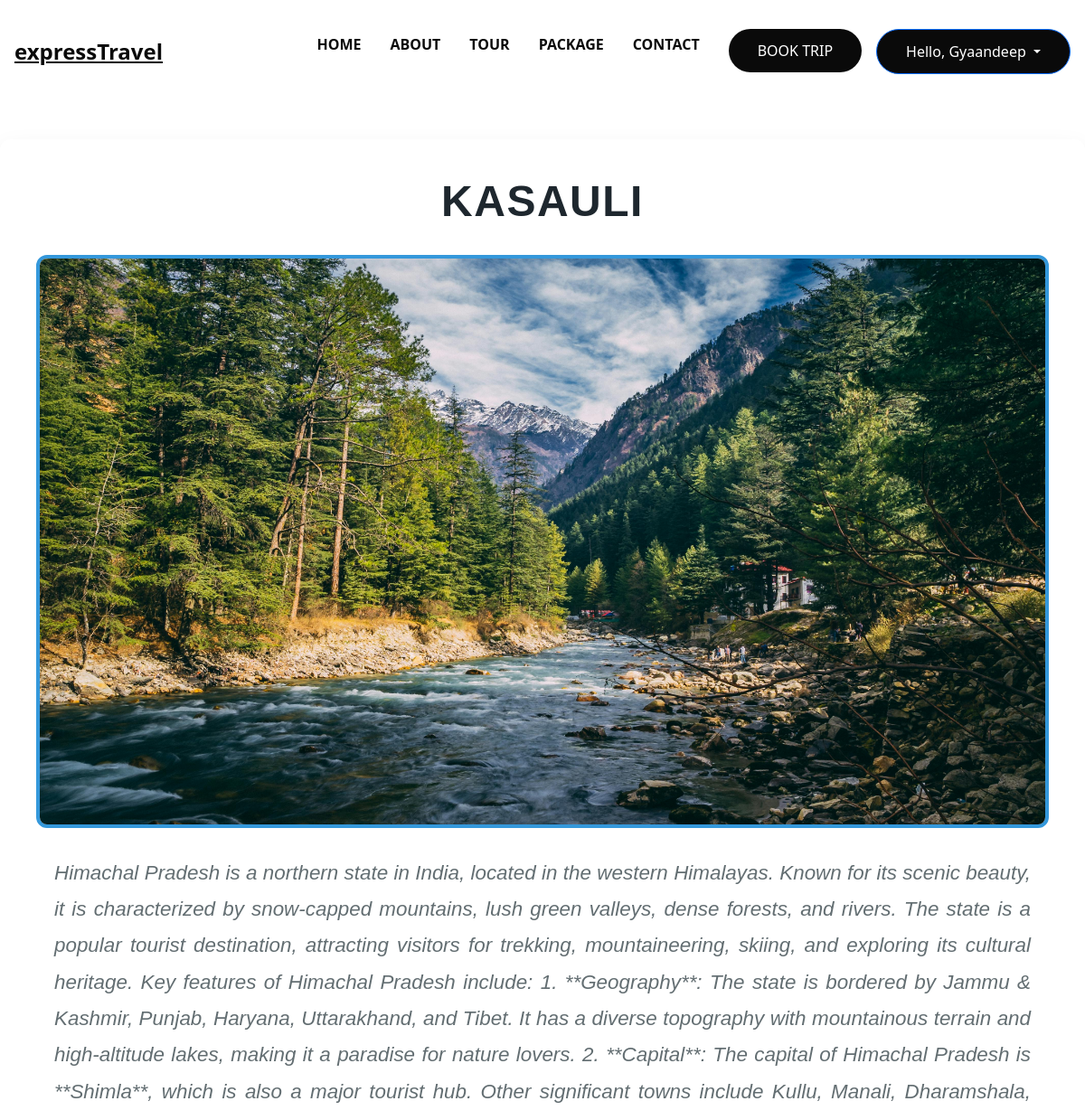
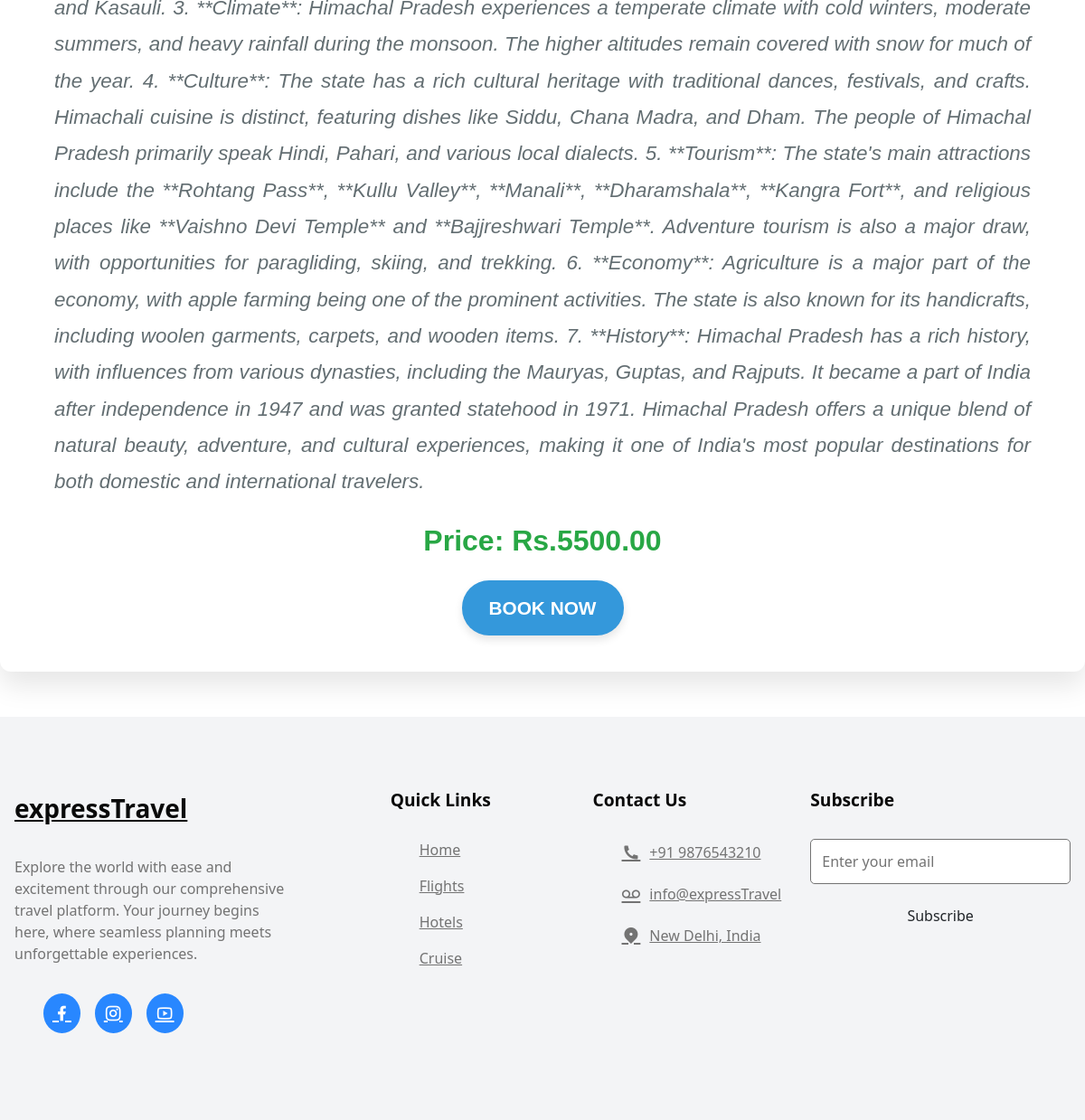
Page /tour/1/ (signed in) on the committed database (2 pictures, top to bottom).
### tour/models.py (models this page shows, shortened)
class Tour(models.Model):
    destination = models.ForeignKey(Destination, on_delete=models.CASCADE)
    tour_name = models.CharField(max_length=100)
    start_date = models.DateField()
    end_date = models.DateField()
    price = models.DecimalField(max_digits=10, decimal_places=2)
    description = models.TextField()
    image = models.ImageField(upload_to='tours/', null=True, blank=True)

### tour/views.py (the view)
# urls.py: path('tour/<int:tour_id>/', tour_detail, name='tour_detail'),
def tour_detail(request, tour_id):
    tour = get_object_or_404(Tour, id=tour_id)
    return render(request, 'tour_detail.html', {'tour': tour})

### tour/templates/tour_detail.html (shortened to what this page needs)
{% extends "base.html" %}
{% load static %}
{% block content %}
  <div class="tour-container">
    <h1 class="tour-title">{{ tour.tour_name }}</h1>
    {% if tour.image %}
      <img src="{{ tour.image.url }}" alt="{{ tour.tour_name }}" class="tour-image">
    {% endif %}
    <p class="tour-description">{{ tour.description }}</p>
    <p class="tour-price">Price: Rs.{{ tour.price }}</p>
    <a href="{% url 'tour:book_tour' tour.id %}" class="book-link">
      <button class="btn-pri">BOOK NOW</button>
    </a>
  </div>
{% endblock %}

### tour/templates/base.html (shortened to what this page needs)
{% load static %}
<!DOCTYPE html>
<html lang="en">
<head>
    <link rel="stylesheet" href="{% static 'assest/home.css' %}">
    <link href="https://cdn.jsdelivr.net/npm/remixicon@4.3.0/fonts/remixicon.css" rel="stylesheet" />
    <link rel="stylesheet" href="https://cdn.jsdelivr.net/npm/swiper@11/swiper-bundle.min.css"/>
    <link rel="stylesheet" href="https://cdnjs.cloudflare.com/ajax/libs/font-awesome/6.1.1/css/all.min.css">
    <link href="https://cdn.jsdelivr.net/npm/bootstrap@5.2.3/dist/css/bootstrap.min.css" rel="stylesheet">
</head>
<body>
    <nav>
        <div class="nav__header">
            <div class="nav__logo">
                <a href="{% url 'tour:home' %}" class="logo">expressTravel</a>
            </div>
        </div>
        <ul class="nav__links" id="nav-links">
            <li><a href="{% url 'tour:home' %}">HOME</a></li>
            <li><a href="#about">ABOUT</a></li>
            <li><a href="{% url 'tour:tour_list' %}">TOUR</a></li>
            <li><a href="#package">PACKAGE</a></li>
            <li><a href="#contact">CONTACT</a></li>
        </ul>
        <div class="nav__btns">
            <a href="{% url 'tour:tour_list' %}">
                <button class="btn-btn">BOOK TRIP</button>
            </a>
            <div class="btn-group">
                <button type="button" class="btn btn-primary btn-sm dropdown-toggle rounded-pill fs-6" data-bs-toggle="dropdown" aria-expanded="false">
                    {% if request.user.is_authenticated %}
                        Hello, {{ request.user.username }}
                    {% else %}
                        ADD WITH US
                    {% endif %}
                </button>
            </div>
        </div>
    </nav>
    <main>
        {% block content %}
        {% endblock %}
    </main>
    <footer id="contact">
        <div class="section__container footer__container">
            <div class="footer__col">
                <div class="footer__logo">
                    <a href="{% url 'tour:home' %}" class="logo">expressTravel</a>
                </div>
                <p>
                    Explore the world with ease and excitement through our comprehensive
                    travel platform. Your journey begins here, where seamless planning
                    meets unforgettable experiences.
                </p>
                <ul class="footer__socials">
                    <li><a href="#"><i class="ri-facebook-fill"></i></a></li>
                    <li><a href="#"><i class="ri-instagram-line"></i></a></li>
                    <li><a href="#"><i class="ri-youtube-line"></i></a></li>
                </ul>
            </div>
            <div class="footer__col">
                <h4>Quick Links</h4>
                <ul class="footer__links">
                    <li><a href="#">Home</a></li>
                    <li><a href="#">Flights</a></li>
                    <li><a href="#">Hotels</a></li>
                    <li><a href="#">Cruise</a></li>
                </ul>
            </div>
            <div class="footer__col">
                <h4>Contact Us</h4>
                <ul class="footer__links">
                    <li><a href="#"><span><i class="ri-phone-fill"></i></span> +91 9876543210</a></li>
                    <li><a href="#"><span><i class="ri-record-mail-line"></i></span> info@expressTravel</a></li>
                    <li><a href="#"><span><i class="ri-map-pin-2-fill"></i></span> New Delhi, India</a></li>
                </ul>
            </div>
            <div class="footer__col">
                <h4>Subscribe</h4>
                <form action="/"><input type="text" placeholder="Enter your email" /><button class="btn">Subscribe</button></form>
            </div>
        </div>
    </footer>
</body>
</html>

### tour/static/assest/home.css (style rules this page uses)
:root { --primary-color: #2887ff; --primary-color-dark: #2476da; --text-dark: #0a0a0a; --text-light: #737373; --extra-light: #f3f4f6; --white: #ffffff; --max-width: 1200px; }
* { padding: 0; margin: 0; box-sizing: border-box; }
.section__container { max-width: var(--max-width); margin: auto; padding: 5rem 1rem; }
.btn-btn, .dropdown-menu { padding: 0.75rem 1.5rem; outline: none; border: none; font-size: 1rem; white-space: nowrap; color: var(--white); background-color: var(--primary-color); border-radius: 5rem; transition: 0.3s; cursor: pointer; }
.logo { font-size: 1.75rem; font-weight: 800; color: var(--text-dark); }
img { display: flex; width: 100%; }
ul { list-style: none; }
html, body { scroll-behavior: smooth; }
body { font-family: "DM Sans", sans-serif; }
nav { position: fixed; isolation: isolate; top: 0; width: 100%; z-index: 100; }
.nav__header { padding: 1rem; width: 100%; display: flex; align-items: center; justify-content: space-between; background-color: var(--primary-color); }
.nav__logo .logo { font-size: 1.5rem; color: var(--white); }
.nav__links { text-decoration: none; transition: 0.3s; position: absolute; bottom: 0; left: 0; width: 100%; padding: 2rem; display: flex; align-items: center; justify-content: center; flex-direction: column; gap: 2rem; background-color: var(--primary-color); transition: transform 0.5s; z-index: -1; }
.nav__links a { font-weight: 600; color: var(--white); white-space: nowrap; text-decoration: none; }
.nav__btns { display: none; gap: 1rem; }
footer { background-color: var(--extra-light); margin-top: 50px; }
.footer__container { display: grid; gap: 4rem 2rem; }
.footer__col p { max-width: 300px; margin-block: 2rem; color: var(--text-light); }
.footer__socials { display: flex; align-items: center; gap: 1rem; flex-wrap: wrap; }
.footer__socials a { display: inline-block; padding: 7px 10px; font-size: 1.25rem; color: var(--white); background-color: var(--primary-color); border-radius: 100%; }
.footer__col h4 { margin-bottom: 2rem; font-size: 1.2rem; font-weight: 600; color: var(--text-dark); }
.footer__links { display: grid; gap: 1rem; }
.footer__links a { display: flex; align-items: center; gap: 10px; color: var(--text-light); }
.footer__links a span { font-size: 1.25rem; }
.footer__col form { display: grid; gap: 1rem; }
.footer__col input { padding: 0.75rem; font-size: 1rem; color: var(--text-dark); background-color: var(--white); border: 1px solid var(--text-light); border-radius: 5px; }
.footer__col input::placeholder { color: var(--text-light); }
.footer__col .btn { border-radius: 5px; }
@media (width > 540px) { .footer__container { grid-template-columns: repeat(2, 1fr); } }
@media (width > 540px) { .footer__col:last-child { grid-area: 2/1/3/2; } }
@media (width > 768px) { nav { position: static; padding: 2rem 1rem; max-width: var(--max-width); margin-inline: auto; display: flex; align-items: center; justify-content: space-between; gap: 2rem; } }
@media (width > 768px) { .nav__header { flex: 1; padding: 0; background-color: transparent; } }
@media (width > 768px) { .nav__logo .logo { color: var(--text-dark); } }
@media (width > 768px) { .nav__links { position: static; width: fit-content; padding: 0; flex-direction: row; background-color: transparent; transform: none !important; } }
@media (width > 768px) { .nav__links a { color: var(--text-dark); } }
@media (width > 768px) { .nav__btns { flex: 1; display: flex; justify-content: flex-end; } }
@media (width > 768px) { .nav__btns button { padding: 0.75rem 2rem; background-color: var(--text-dark); } }
@media (width > 768px) { .footer__container { grid-template-columns: 2fr 1fr 1fr 1.5fr; } }
@media (width > 768px) { .footer__col:last-child { grid-area: unset; } }

### rows in the picture
Tour: tour_name "KASAULI", image (picture), description "Himachal Pradesh is a northern state in India, located in the western Himalayas. Known for its scenic beauty, it is characterized by snow-capped mountains, lush green valleys, dense forests, and rivers. The state is a popular tourist destination, attracting visitors for trekking, mountaineering, skiing, and exploring its cultural heritage. Key features of Himachal Pradesh include: 1. **Geography**: The state is bordered by Jammu & Kashmir, Punjab, Haryana, Uttarakhand, and Tibet. It has a diverse topography with mountainous terrain and high-altitude lakes, making it a paradise for nature lovers. 2. **Capital**: The capital of Himachal Pradesh is **Shimla**, which is also a major tourist…", price "5500.00"

### other values in the picture
{{ request.user.username }} "Gyaandeep"
